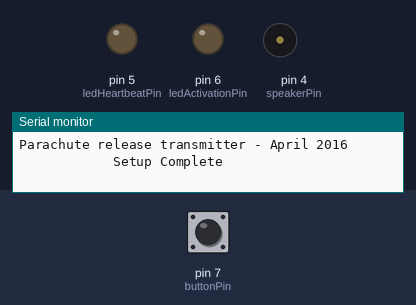
Bench run of a sketch on a simulated Arduino Uno, built with avr-gcc and run on an emulated ATmega328P. Parts: output pins drawn as LEDs (lit = HIGH), buzzer (waves = sounding), the last lines printed to the serial monitor. Inputs (shaded band) come from the test bench; at power-on: pin 7 (buttonPin) HIGH.

Above: at 2.2 s.
2.3 s: pin 7 (buttonPin) pulled LOW for 3.2 s
At 4.1 s:
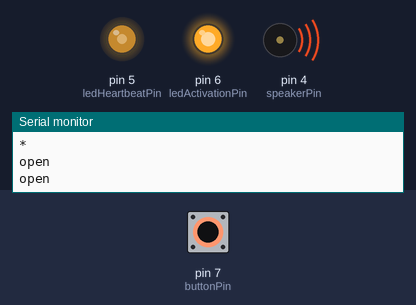
At 7.5 s:
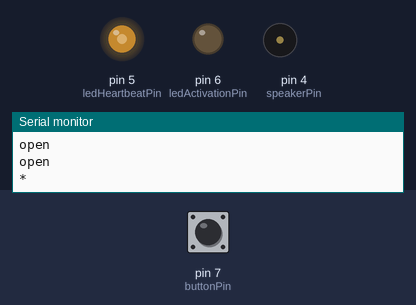
Timing chart, 0 to 9.0 s (numbered marks = the images above; inputs shaded):
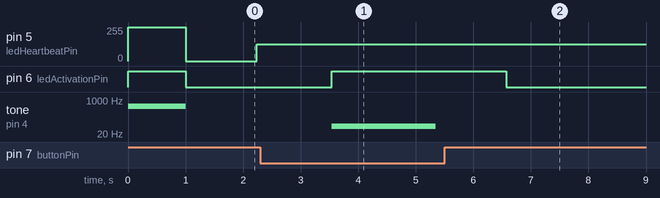

The sketch:

ParachuteTx.ino
```cpp
//Parachute trigger
//T Robb April 2016

#define speakerPin 4
#define ledHeartbeatPin 5
#define ledActivationPin 6
#define buttonPin 7


String commandString = ""; //somewhere to put the command received

// these are the valid command strings we should recieve

String TXHEARTBEAT = "*";

String RXHEARTBEAT = "+";


void setup() {

//Start the serial ports
Serial.begin(4800);

//Setup the pins

pinMode(ledHeartbeatPin, OUTPUT);

pinMode(ledActivationPin, OUTPUT);

pinMode(buttonPin, INPUT_PULLUP);


//Lets flash and beep on successful BOOT
digitalWrite(ledActivationPin, HIGH);
digitalWrite(ledHeartbeatPin, HIGH);

tone(speakerPin, 500);
delay(1000);
noTone(speakerPin);

digitalWrite(ledActivationPin, LOW);
digitalWrite(ledHeartbeatPin, LOW);

//all done
Serial.println("Parachute release transmitter - April 2016");
Serial.println("");
Serial.println("            Setup Complete");
}

void loop() {
delay(1200);
//Turn off the Leds and speaker
delay(10);
digitalWrite(ledActivationPin, LOW);
delay(10);
//digitalWrite(ledHeartbeatPin, LOW);
analogWrite(ledHeartbeatPin, 127);

delay(10);
noTone(speakerPin);

//send a heartbeat
delay(10);
Serial.println(TXHEARTBEAT);  //send heartbeat
//Serial.println("Heartbeat sent");

//Look for a button press
delay(10);

if(digitalRead(buttonPin)== LOW){
      digitalWrite(ledActivationPin, HIGH);
      tone(speakerPin, 50);
      for(int i = 0;i<=5;i++){
      Serial.println("open");
      delay(300);
      }
      // Serial.println("Sent open command");
   }

delay(10);
noTone(speakerPin);

//check the RF Serial
delay(10);
checkSerial();


}


void checkSerial(void){

  String content = "";
  char character;

  while(Serial.available()) {
      character = Serial.read();
      content.concat(character);


  if (content != "") {

  //begin your command choices here
    commandString = content; //copy the serial string into serialString

   if (commandString == RXHEARTBEAT)
        {
         //Serial.println("Connected");
          tone(speakerPin, 1000, 100);
          analogWrite(ledHeartbeatPin, 255);
          commandString = "";
          delay(10);
        }
      }
    }
}
```

Measured:
- after the input at 2.3 s, pin 6 (ledActivationPin): LOW → HIGH after 1.2 s, → LOW 3.0 s later; tone on pin 4 (speakerPin): silent → 50 Hz after 1.2 s, → silent 1.8 s later
